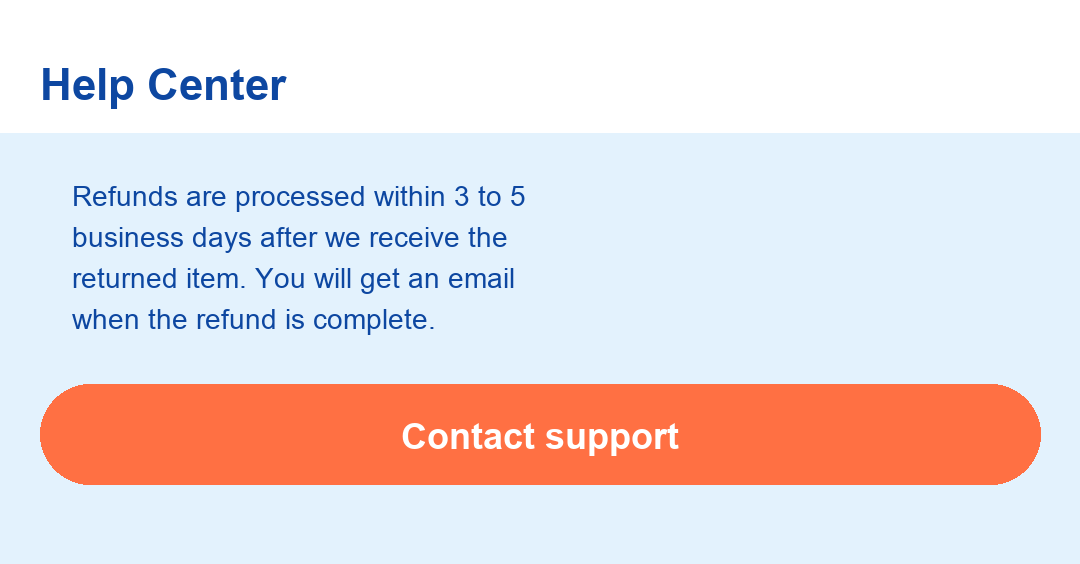
#> input picture services/android/tests/fixtures/screens/article_en_tinted.png, 1080 x 564 px; its folder holds only this picture in this run
$ python -i screen_text.py   (imports and definitions only)
#> lines starting #> are read from the running program, lines starting #| are printed output that depends on the picture
#> further down, picture is the input picture: PIL image 1080x564 RGB; mean R, G, B 233.6, 221.1, 222.3
"""Local text recognition of one screenshot. Image and text stay on the USB host."""

import errno
import io
import os
from pathlib import Path
import signal
import subprocess
import tempfile
import time
from xml.etree import ElementTree

from PIL import Image, ImageChops, ImageFilter, ImageOps, ImageStat

from .config import Refused
from .screen_structure import area, box as parse_box, contains, intersection

PNG = b'\x89PNG\r\n\x1a\n'
IMAGE_CLASSES = ('ImageView', 'TextureView')
LARGE_IMAGE = 0.6  # an image over this share of the read region is a viewer or the target, not a photo to blank
MAX_NODES = 5000  # nodes of a dump the tree features read
OCR_TIMEOUT_S = 20  # one Tesseract run
HINT = ('Text recognition needs ocr_command (absolute Tesseract path, also the fallback when Apple Vision is the '
        'engine) and optional ocr_languages, for example eng+ind, in the USB host configuration.')


# [35 lines left out: functions lines, engine_lines, not called in this run]


def normalize(image):
    """Text of any colour on any background becomes dark on white, at the same size.

    Each pixel's distance from its local background: a median at quarter scale, taking the nearest of the
    neighbouring background cells, so the edges of buttons, chips and cards cancel and only strokes stay.
    Without it Tesseract's global threshold loses light text on coloured buttons (ANYM-961 corpus:
    character error rate 2.47% before, 0.41% after).
    """
    gray = image.convert('L')
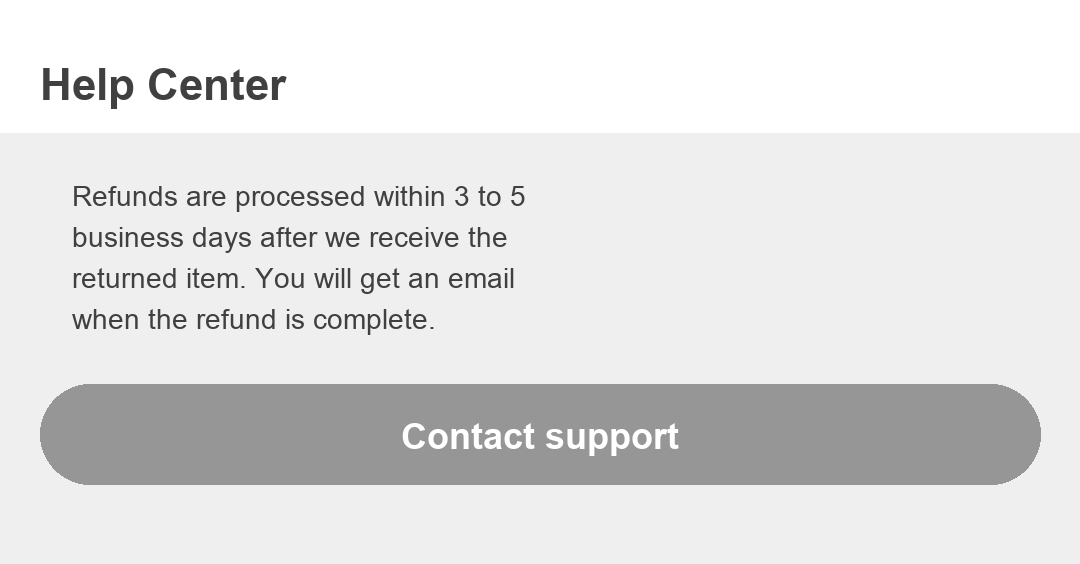
#> gray: PIL image 1080x564 L; min 64, max 255, mean 225.1
    small = gray.resize((max(1, gray.width // 4), max(1, gray.height // 4)), Image.BILINEAR)
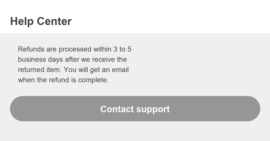
#> small: PIL image 270x141 L; min 71, max 255, mean 225.2
    small = small.filter(ImageFilter.MedianFilter(13))
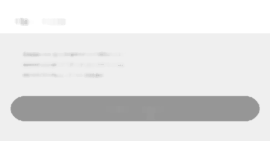
#> small: PIL image 270x141 L; min 150, max 255, mean 228
    nearest = None
    for dx in (-1, 0, 1):
        for dy in (-1, 0, 1):
            distance = ImageChops.difference(gray, ImageChops.offset(small, dx, dy).resize(gray.size, Image.NEAREST))
            nearest = distance if nearest is None else ImageChops.darker(nearest, distance)
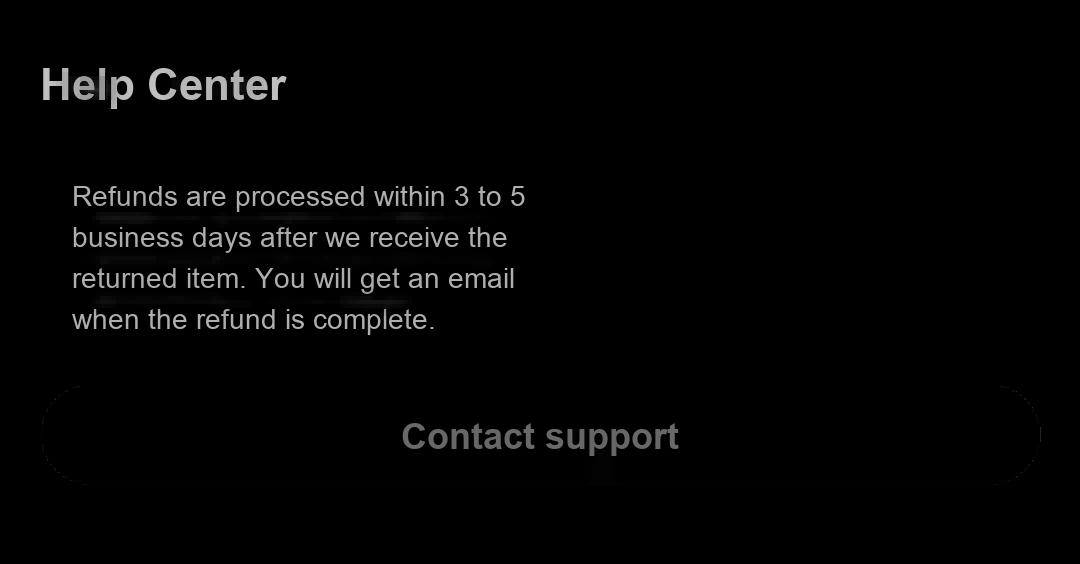
#> nearest: PIL image 1080x564 L; min 0, max 191, mean 4.2
    return ImageOps.autocontrast(ImageOps.invert(nearest))
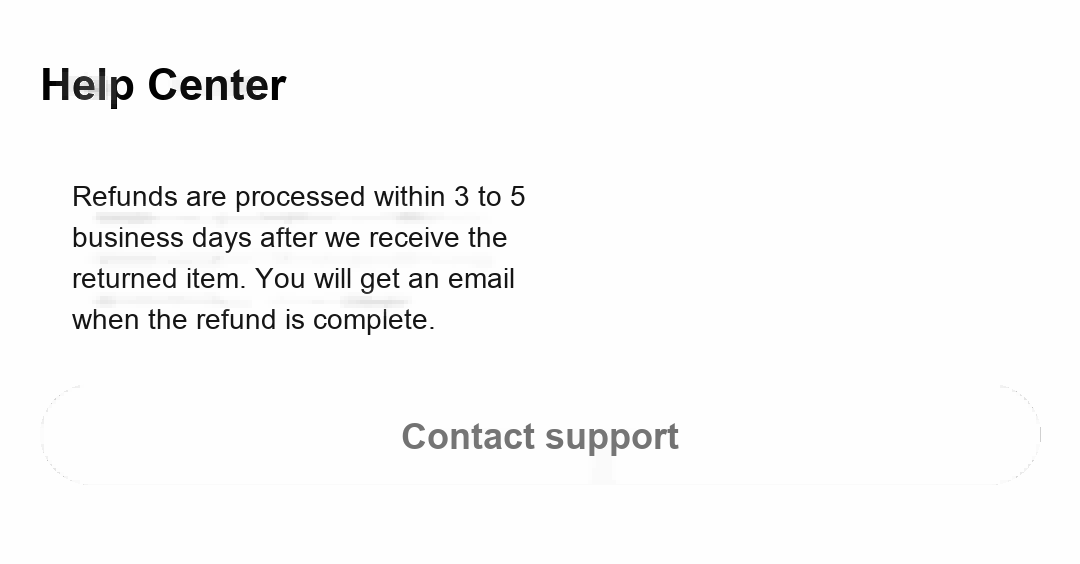
#> returned value: PIL image 1080x564 L; min 0, max 254, mean 248.4


# [54 lines left out: functions ocr_failed, tesseract_lines, recognize_with, not called in this run]


def recognize(image, ocr, origin=(0, 0), min_confidence=None):
    """Engine lines of one image in full-screen pixels. Raises Refused('ocr_failed')."""
    return recognize_with(image, ocr, origin, min_confidence)[0]


# [17 lines left out: function dump_tree, not called in this run]


def is_image(node):
    return (node.get('class') or '').endswith(IMAGE_CLASSES)


# [90 lines left out: functions mask_plan, paint, read_screen_text, not called in this run]

>>> from PIL import Image
>>> picture = Image.open('../../tests/fixtures/screens/article_en_tinted.png')
>>> result = normalize(picture)
